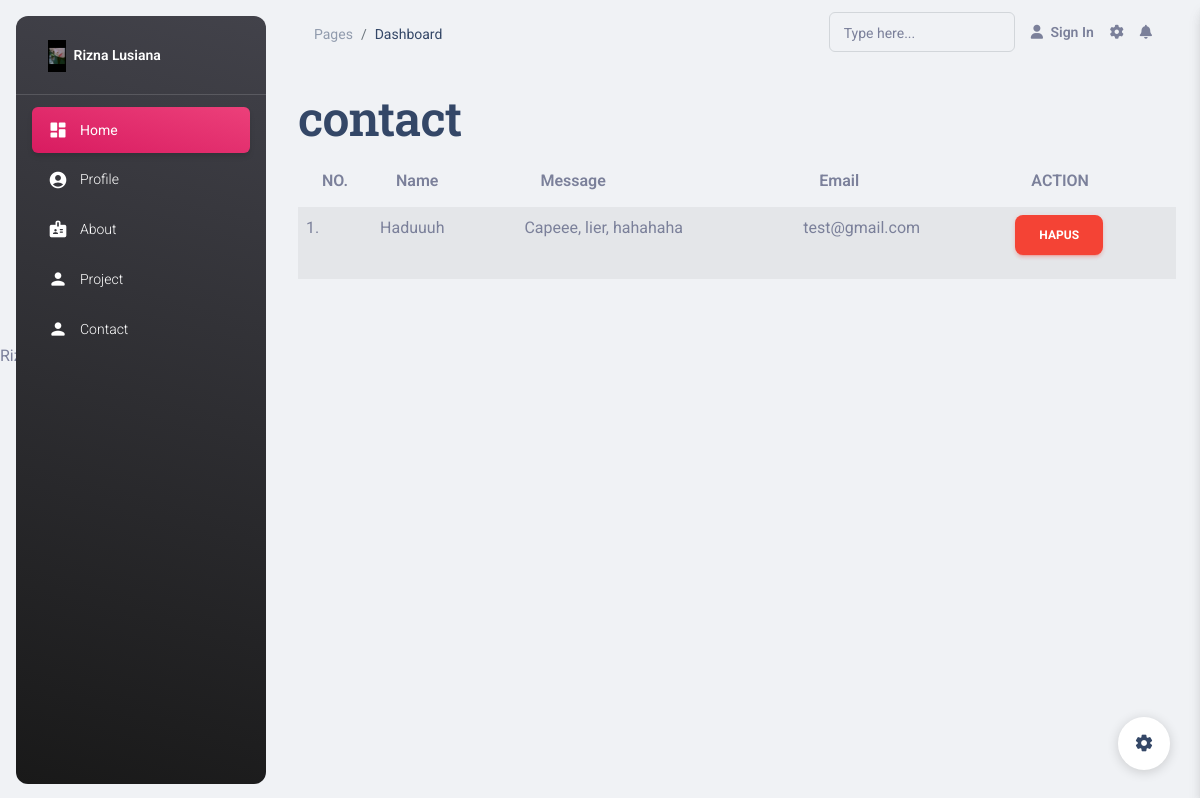
The page /admin/index.php?menu=contact (signed in) on the database its author committed.
### tables this page shows
CREATE TABLE `contact` (
  `Id_k` int(11) NOT NULL,
  `Email` varchar(100) NOT NULL,
  `Nama_k` varchar(100) NOT NULL,
  `Pesan` text NOT NULL
);

### admin/views/contact.php (the view, shortened to what this page needs)
<div class="row">
  <div class="col-md-12">
    <h1>contact</h1>
    <div class="table-responsive">
      <table class="table table-striped">
        <thead>
          <tr>
            <th width="5%">NO.</th>
            <th>Name</th>
            <th>Message</th>
            <th>Email</th>
            <th>ACTION</th>
          </tr>
        </thead>
        <tbody>
        <?php
        $q = mysqli_query($koneksi, "select * from contact");
        $count = mysqli_num_rows($q);
        if($count > 0) {
          $i = 0;
          while($data=mysqli_fetch_array($q)) { $i++?>
            <tr>
              <td><?=$i?>.</td>
              <td><?=$data['Nama_k']?></td>
              <td><?=$data['Pesan']?></td>
              <td><?=$data['Email']?></td>
              <td>
              <a onclick="hapus(<?=$data['Id_k']?>)" class="btn btn-danger">hapus</a>
              </td>
          <?php }
        }
        else { ?>
          <tr>
            <td colspan="4" class="text-center"><em>Tidak ada pesan</em></td>
          </tr>
        <?php } ?>
        </tbody>
      </table>
    </div>
  </div>
</div>

### rows shown on the page
contact: Nama_k "Haduuuh", Pesan "Capeee, lier, hahahaha", Email "test@gmail.com"
